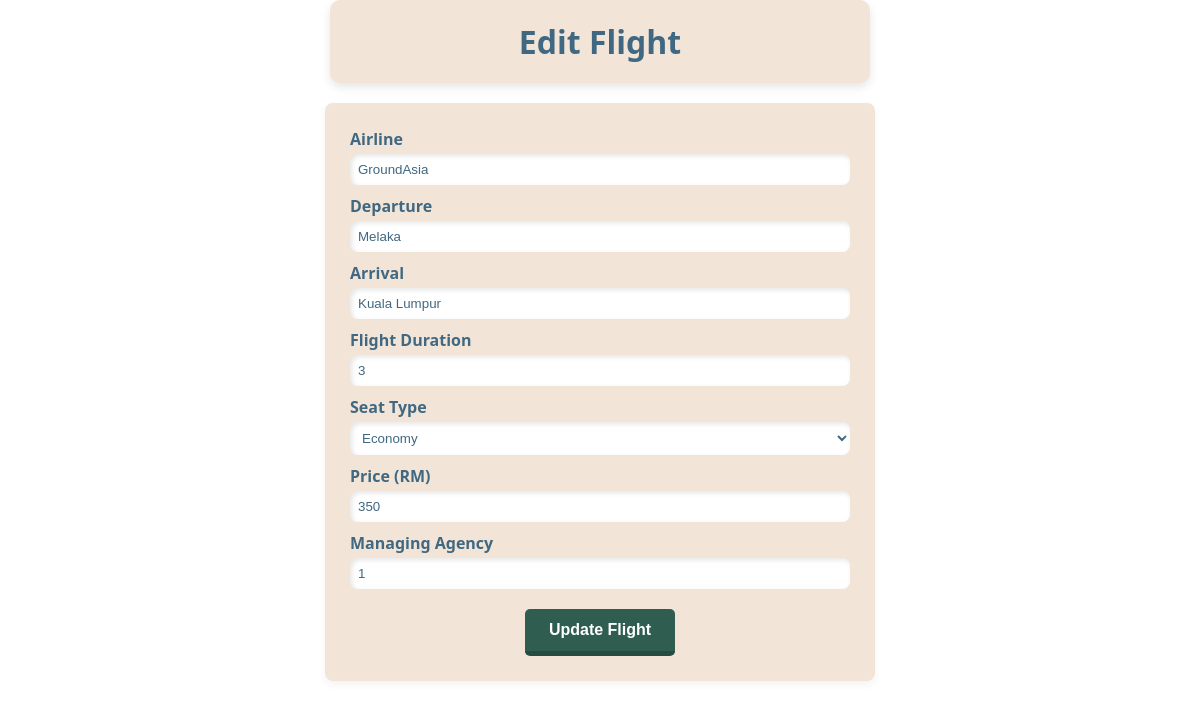
The page /ADeditflights.php?id=1 on the database its author committed.
### tables this page shows
CREATE TABLE IF NOT EXISTS `flight_routes` (
  `flightRouteID` int NOT NULL AUTO_INCREMENT,
  `flightDuration` int NOT NULL,
  `seatType` varchar(100) NOT NULL,
  `seatPrice` int NOT NULL,
  `airlineProvide` varchar(100) NOT NULL,
  `routeDeparturePoint` varchar(100) NOT NULL,
  `routeArrivalPoint` varchar(100) NOT NULL,
  `managingAgency` int DEFAULT NULL,
  PRIMARY KEY (`flightRouteID`),
  KEY `fk_flight_routes_managingAgency` (`managingAgency`)
);

### ADeditflights.php (the view, shortened to what this page needs)
<?php
include("dbconnect.php");
$flightRouteID = $_GET['id'];
$query = "SELECT * FROM flight_routes WHERE flightRouteID = ?";
$stmt = $conn->prepare($query);
$stmt->bind_param("s", $flightRouteID);
$stmt->execute();
$result = $stmt->get_result();
$flight = $result->fetch_assoc();
?>
<!DOCTYPE html>
<html lang="en">
<head>
    <link rel="stylesheet" href="ADadmineditCSS.css">
</head>
<body>
    <h1 class="page-title">Edit Flight</h1>
    <div class="form-container">
        <form action="" method="POST">
                <label>Airline</label>
                <input type="text" name="airlineProvide" id="airlineProvide" value="<?= htmlspecialchars($flight['airlineProvide']) ?>" required>
                <label>Departure</label>
                <input type="text" name="routeDeparturePoint" id="routeDeparturePoint" value="<?= htmlspecialchars($flight['routeDeparturePoint']) ?>" required>
                <label>Arrival</label>
                <input type="text" name="routeArrivalPoint" id="routeArrivalPoint" value="<?= htmlspecialchars($flight['routeArrivalPoint']) ?>" required>
                <label>Flight Duration</label>
                <input type="number" name="flightDuration" id="flightDuration" value="<?= htmlspecialchars($flight['flightDuration']) ?>" required>
                <label>Seat Type</label>
                <select name="seatType" id="seatType" required>
                    <option value="Economy" <?= $flight['seatType'] == 'Economy' ? 'selected' : '' ?>>Economy</option>
                </select>
                <label>Price (RM)</label>
                <input type="number" name="seatPrice" id="seatPrice" step="0.01" value="<?= htmlspecialchars($flight['seatPrice']) ?>" required>
                <label>Managing Agency</label>
                <input type="number" name="managingAgency" id="managingAgency" value="<?= htmlspecialchars($flight['managingAgency']) ?>" required>
                <button type="submit" class="submit">Update Flight</button>
        </form>
    </div>
</body>
</html>

### ADadmineditCSS.css (style rules this page uses)
body { font-family: 'Segoe UI', sans-serif; margin: 0; padding: 0; }
.page-title { text-align: center; color: #406882; font-size: 32px; box-shadow: 0 4px 10px rgba(0, 0, 0, 0.1); padding: 20px 20px; border-radius: 10px; background-color: #f2e5d7; max-width: 500px; margin: 0 auto; margin-bottom: 20px; }
.form-container { max-width: 500px; margin: 0 auto; background-color: #f2e5d7; border-radius: 8px; padding: 25px; box-shadow: 0 4px 8px rgba(0, 0, 0, 0.05); }
.form-container label { display: block; margin-bottom: 4px; color: #406882; font-weight: bold; }
.form-container input[type="text"], .form-container input[type="date"], .form-container input[type="time"], .form-container input[type="email"], .form-container input[type="number"], .form-container input[type="file"], .form-container select, .form-container textarea { width: 100%; padding: 8px; background-color: #FFFFFF; color: #406882; box-sizing: border-box; border-radius: 8px; border: none; margin-bottom: 10px; box-shadow: inset 2px 2px 5px rgba(0, 0, 0, 0.1), inset -2px -2px 5px rgba(255, 255, 255, 0.6); }
.submit { background-color: #2f5d50; color: #ffffff; border: none; padding: 12px 24px; border-radius: 5px; cursor: pointer; font-weight: bold; font-size: 16px; margin: 10px auto 0 auto; display: block; border-bottom: 5px solid #264b41; transition: background-color 0.3s ease; }

### rows shown on the page
flight_routes: airlineProvide "GroundAsia", routeDeparturePoint "Melaka", routeArrivalPoint "Kuala Lumpur", flightDuration "3", seatType "Economy", seatPrice "350", managingAgency "1"
